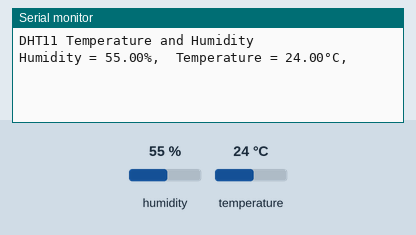
This sketch was run on a simulated Arduino Uno, built with avr-gcc and run on an emulated ATmega328P. Shown: the last lines printed to the serial monitor. Inputs (shaded band) come from the test bench; at power-on: humidity 55 %, temperature 24 °C.

Above: at 1.3 s.
1.4 s: humidity set to 22 %
At 3.0 s:
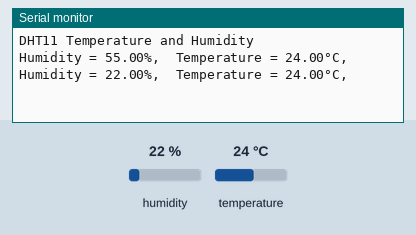
4.1 s: temperature set to 12 °C
At 5.4 s:
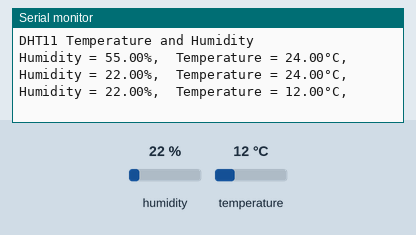
6.8 s: humidity set to 40 %
At 9.0 s:
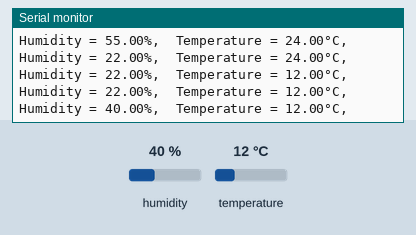
Timing chart, 0 to 10.5 s (numbered marks = the images above; inputs shaded):
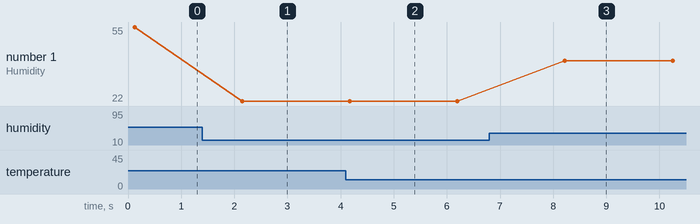

Measured:
- after the input at 1.4 s, the serial monitor: prints a new line after 0.75 s (image 1)
- after the input at 4.1 s, the serial monitor: prints a new line after 0.07 s (image 2)
- after the input at 6.8 s, the serial monitor: prints a new line after 1.4 s (image 3)
- plotted number 1: 55 → 22 after the input at 1.4 s, 22 → 40 after the input at 6.8 s

The sketch:

Test_DHT11.ino
```cpp
/*
NodeMCU DHT11 TEST
By Hengjie Yu (https://github.com/YuHengjie)
*/

#include "DHT.h"

#define DHTPIN 2     // Digital pin connected to the DHT sensor (D4)
#define DHTTYPE DHT11    // Select DHT type

DHT dht(DHTPIN,DHTTYPE);

void setup()
{
  Serial.begin(9600);
  dht.begin();
  Serial.print('\n');
  Serial.println("DHT11 Temperature and Humidity ");
  delay(100);
}

void loop()
{
  float h = dht.readHumidity();
  float tc = dht.readTemperature();

  Serial.print('\n');                 // Read the temperature and humidity per two sec
  Serial.print("Humidity = ");
  Serial.print(h);
  Serial.print("%,  ");
  Serial.print("Temperature = ");
  Serial.print(tc);
  Serial.print("°C, ");
  delay(2000);
}
```
